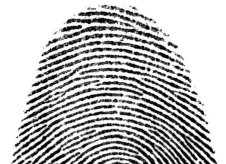
#> input picture files/images/FingerNDG.pgm, 226 x 164 px
$ jupyter execute Morpho_TD4.ipynb   (shell and % lines are left out)   (older library calls are emulated)
#> lines starting #> are read from the running program, lines starting #| are printed output that depends on the picture
[cell 1]

import skimage
from skimage import io
import matplotlib.pylab as plt

[cell 2]
fp=skimage.io.imread("images/FingerNDG.pgm")
#> fp is the input picture: shape (164, 226); min 1, max 255, mean 186.3

[cell 3]
def imview(I,cmap="gray"):
    plt.figure()
    ax=plt.subplot(aspect='equal')
    plt.axis('off')
    plt.imshow(I,cmap="gray")
    plt.show()

imview(fp)

[cell 4]
import skimage.morphology

#invfp = 255-fp
#imview(invfp)

imview(fp)

se= skimage.morphology.diamond(1)
fpclo = skimage.morphology.closing(fp,selem=se)
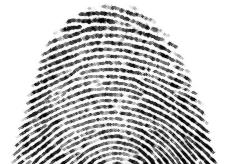
#> fpclo: shape (164, 226); min 4, max 255, mean 196.7
imview(fpclo)

## reconstruction
fprec = skimage.morphology.reconstruction(fpclo,fp,method='erosion')
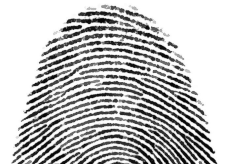
#> fprec: shape (164, 226) float64; min 4, max 255, mean 189.3
imview(fprec)

[cell 5]
fpope = skimage.morphology.opening(fp,selem=se)
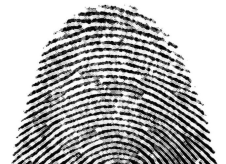
#> fpope: shape (164, 226); min 1, max 255, mean 179.7
imview(fpope)

## reconstruction
fprec2 = skimage.morphology.reconstruction(fpope,fp, method='dilation')
imview(fprec2)

[cell 6]
def closeopen(I, se):
    Iclo = skimage.morphology.closing(I,selem=se)
    Irec = skimage.morphology.reconstruction(Iclo,I,method='erosion')
    Iope = skimage.morphology.opening(Irec,selem=se)
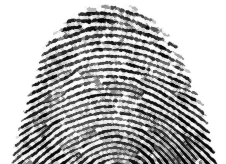
#> Iope: shape (164, 226) float64; min 4, max 255, mean 183.1
    Irec2 = skimage.morphology.reconstruction(Iope,Irec,method='dilation')
    return(Irec2)


fpclean=closeopen(fp,se=skimage.morphology.diamond(1))
imview(fpclean)
